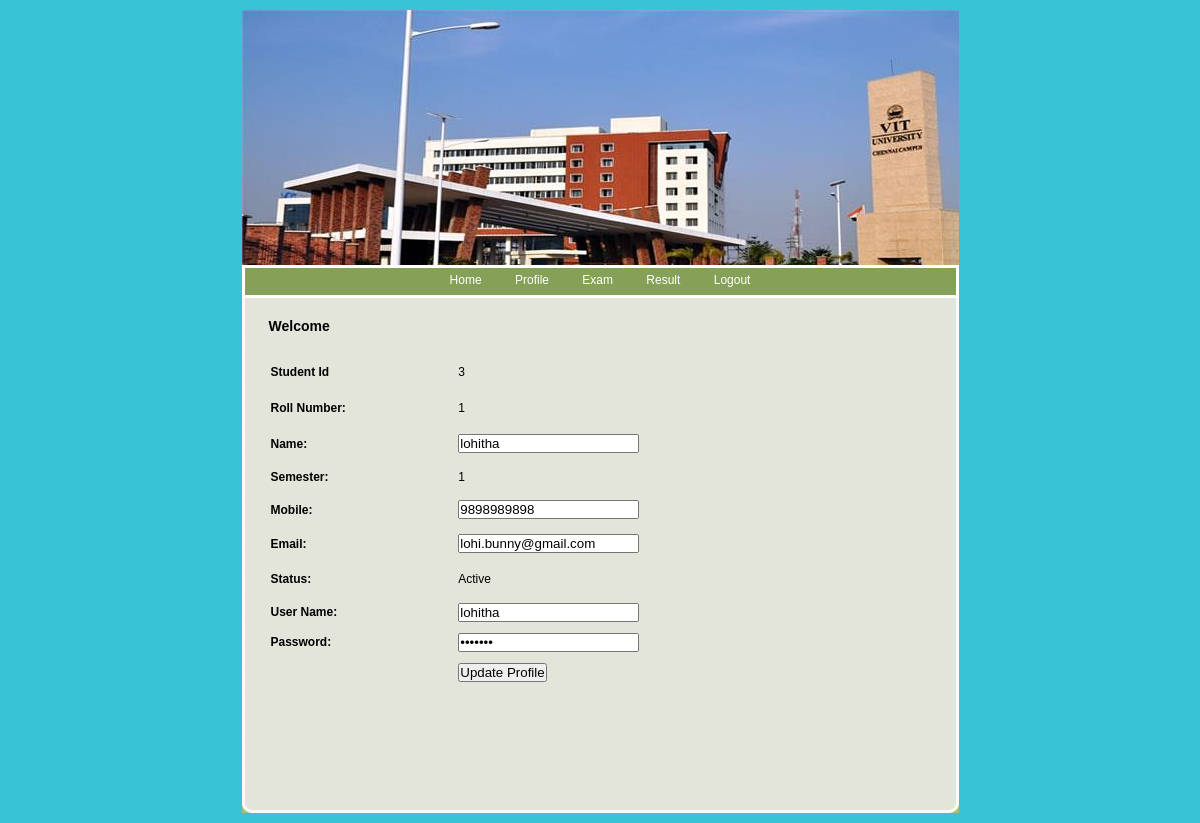
Screenshot of /Student/EditProfile.php?Id=3 with the database file from the repository.
### tables this page shows
CREATE TABLE IF NOT EXISTS `student_registration` (
  `Student_Id` int(11) NOT NULL AUTO_INCREMENT,
  `RollNumber` varchar(20) NOT NULL,
  `Name` varchar(20) NOT NULL,
  `Semester` varchar(10) NOT NULL,
  `Email` varchar(20) NOT NULL,
  `Mobile` varchar(10) NOT NULL,
  `UserName` varchar(20) NOT NULL,
  `Password` varchar(20) NOT NULL,
  `Status` varchar(10) NOT NULL,
  PRIMARY KEY (`Student_Id`)
);

### Student/EditProfile.php (the view, shortened to what this page needs)
<!DOCTYPE html PUBLIC "-//W3C//DTD XHTML 1.0 Transitional//EN" "http://www.w3.org/TR/xhtml1/DTD/xhtml1-transitional.dtd">
<html xmlns="http://www.w3.org/1999/xhtml">
<head>
<link href="style.css" rel="stylesheet" type="text/css" />
<link href="../SpryAssets/SpryValidationTextField.css" rel="stylesheet" type="text/css" />
</head>
<body>
<div id="container">
	<?php
		include "Header.php";
		?>
	<div id="content">
		<div id="left">
			<h1>Welcome <?php echo $_SESSION['Name'];?></h1>
			<?php
$Id=$_GET['Id'];
$con = mysql_connect("localhost","root");
$sql = "select * from student_registration where Student_Id=".$Id."";
$result = mysql_query($sql,$con);
while($row = mysql_fetch_array($result))
{
$Id=$row['Student_Id'];
$RollNumber=$row['RollNumber'];
$Name=$row['Name'];
$Semester=$row['Semester'];
$Email=$row['Email'];
$Mobile=$row['Mobile'];
$UserName =$row['UserName'];
$Password=$row['Password'];
$Status=$row['Status'];
}
?>
          <form method="post" action="UpdateProfile.php?Id=<?php echo $Id;?>">
                      <table width="100%" border="0">
                        <tr>
                          <td height="32"><span class="style8"><strong>Student Id</strong></span></td>
                          <td><?php echo $Id;?></td>
                        </tr>
                        <tr>
                          <td height="36"><span class="style8"><strong>Roll Number:</strong></span></td>
                          <td><?php echo $RollNumber;?></td>
                        </tr>
                        <tr>
                          <td height="31"><strong>Name:</strong></td>
            <td><span id="sprytextfield1">
                            <label>
                            <input type="text" name="txtName" id="txtName" value="<?php echo $Name;?>" />
                            </label>
                        <span class="textfieldRequiredMsg">A value is required.</span></span></td>
                        </tr>
                        <tr>
                          <td height="31"><strong>Semester:</strong></td>
                          <td><?php echo $Semester;?></td>
                        </tr>
                        <tr>
                          <td height="31"><strong>Mobile:</strong></td>
                        <td><span id="sprytextfield2">
                            <label>
                            <input type="text" name="txtMobile" id="txtMobile" value="<?php echo $Mobile;?>" />
                            </label>
                          <span class="textfieldRequiredMsg">A value is required.</span></span></td>
                        </tr>
                        <tr>
                          <td height="33"><strong>Email:</strong></td>
                          <td><span id="sprytextfield3">
                            <label>
                            <input type="text" name="txtEmail" id="txtEmail" value="<?php echo $Email;?>" />
                            </label>
                          <span class="textfieldRequiredMsg">A value is required.</span></span></td>
                        </tr>
                        <tr>
                          <td height="34"><strong>Status:</strong></td>
                          <td><?php echo $Status;?></td>
                        </tr>
                        <tr>
                          <td height="28"><strong>User Name:</strong></td>
                          <td><span id="sprytextfield4">
                            <label>
                            <input type="text" name="txtUser" id="txtUser" value="<?php echo $UserName;?>" />
                            </label>
                          <span class="textfieldRequiredMsg">A value is required.</span></span></td>
                        </tr>
                        <tr>
                          <td height="28"><strong>Password:</strong></td>
                          <td><span id="sprytextfield5">
                            <label>
                            <input type="password" name="txtPass" id="txtPass" value="<?php echo $Password;?>" />
                            </label>
                          <span class="textfieldRequiredMsg">A value is required.</span></span></td>
                        </tr>
                        <tr>
                          <td height="28"></td>
                          <td><label>
                            <input type="submit" name="button" id="button" value="Update Profile" />
                          </label></td>
                        </tr>
                      </table>
          </form>
	<p>&nbsp;</p>
	<h1>&nbsp;</h1>
	  </div>
		<div id="footerline"></div>
	</div>
</div>
</body>
</html>

### Student/style.css (style rules this page uses)
body { background-color:#38C4D4; color:#000000; font-family: Verdana, Arial, Helvetica, sans-serif; font-size: 12px; margin: 10px 10px; padding: 0px; }
* { margin: 0px; padding: 0px; }
#container { margin: 0px auto; text-align: left; width: 717px; }
p { margin: 15px 0px; }
#content { background-image:url(images/content_bg.gif); width:717px; }
h1 { color:#000000; font-size:14px; margin: 20px 0px 20px 0px; }
#left { float:left; width:638px; margin-left:27px; padding: 0px 10px 30px 0px; display:inline; }
#footerline { clear:both; background-image:url(images/footer_bg.gif); font-size:1px; height:10px; }

### rows the page displays
student_registration: Student_Id "3", RollNumber "1", txtName "lohitha", Semester "1", txtMobile "9898989898", txtEmail "lohi.bunny@gmail.com", Status "Active", txtUser "lohitha"
